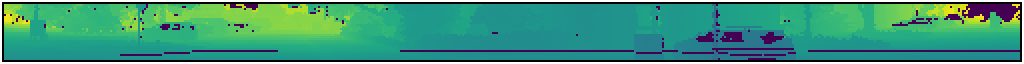
#> input picture rangeImg/000000.png, 1024 x 64 px, found by its file name
$ python resize.py
#> lines starting #> are read from the running program, lines starting #| are printed output that depends on the picture


from PIL import Image
from PIL import ImageOps
import numpy as np

path = "/Users/garrettchristian/DocumentsDesktop/uva21/summerProject/lidarTests/data/sets/rangeimgs/00/000000.png"


image = Image.open(path)
#> image is the input picture: PIL image 1024x64 RGBA; mean R, G, B, A 62.6, 151.9, 123.3, 255
imageGrey = ImageOps.grayscale(image)
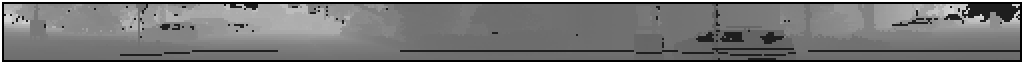
#> imageGrey: PIL image 1024x64 L; min 0, max 255, mean 121.9


newSize = (512, 32)
# newSize = (256, 16)

imageGrey = imageGrey.resize(newSize)
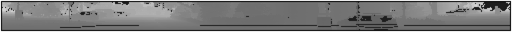
#> imageGrey: PIL image 512x32 L; min 20, max 254, mean 121.8

imageGrey.show()

imageArray = np.array(imageGrey)

imageGreyArrayNorm = imageArray.astype('float32') / 255
image_arr = np.expand_dims(imageGreyArrayNorm, axis=2)

print(np.shape(image_arr))
#| (32, 512, 1)

$ run again, with rangeImg/unrealistic1.png copied over rangeImg/000000.png
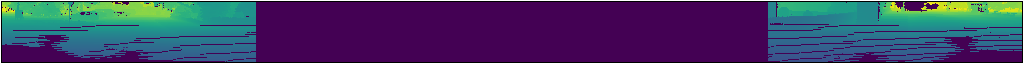
#> input picture rangeImg/unrealistic1.png, 2048 x 128 px, found by its file name (shown at 1/2 size)
#> image is the input picture: PIL image 2048x128 RGBA; mean R, G, B, A 66.3, 62.7, 104.3, 255
#> `imageGrey = ImageOps.grayscale(image)`:
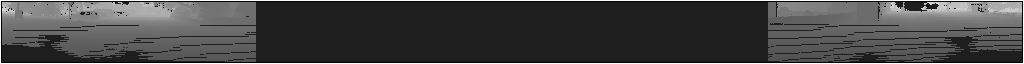
#> imageGrey: PIL image 2048x128 L (shown at 1/2 size); min 0, max 255, mean 68.2
#> `imageGrey = imageGrey.resize(newSize)`:
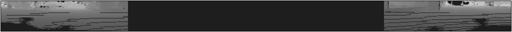
#> imageGrey: PIL image 512x32 L; min 11, max 205, mean 67.1
#| (32, 512, 1)
